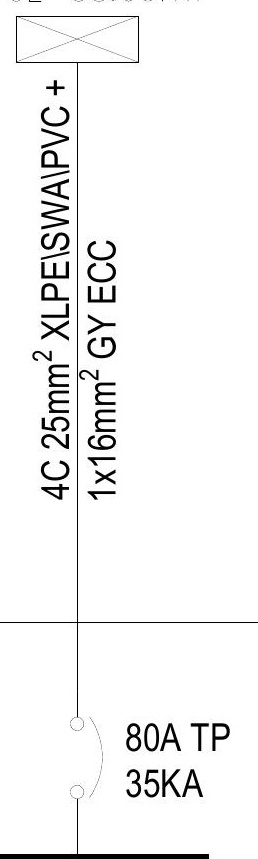
#> input picture Visual_Insights/fetchedImages/SMDB-CWH2.jpg, 258 x 859 px, found by its file name; its folder holds only this picture in this run
$ python rotate.py
#> lines starting #> are read from the running program, lines starting #| are printed output that depends on the picture
from glob import glob
import cv2
import pytesseract

for image in glob('fetchedImages\\*.jpg'):
    image = image.split("\\")[-1]
    print('image',image)
    img = cv2.imread("fetchedImages\\" +image)
#> img is the input picture: shape (859, 258, 3); min 0, max 255, mean 243.9
    # print('img',img)
    img_rotate_90_clockwise = cv2.rotate(img, cv2.ROTATE_90_CLOCKWISE)
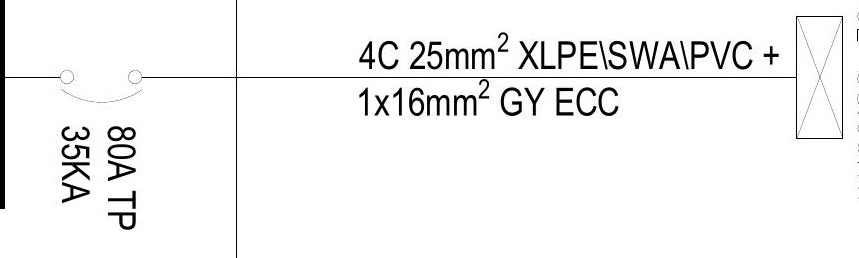
#> img_rotate_90_clockwise: shape (258, 859, 3); min 0, max 255, mean 243.9
    config = '-l eng --oem 1 --psm 3'

#> (the run stopped early here; a loop or call above may not have finished)
